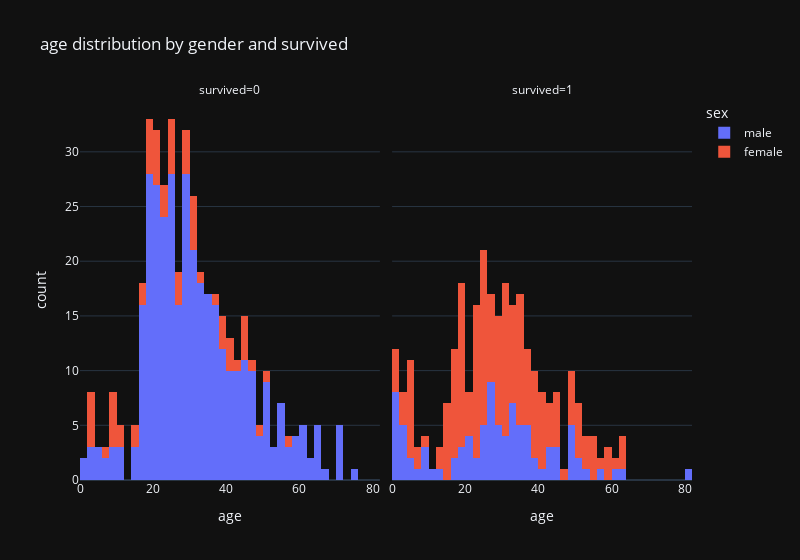

Notebook cell for this chart:
### Code cell
px.histogram(df, x='age',color='sex', facet_col='survived',
              title='age distribution by gender and survived',
              
              template='plotly_dark',width=800)

### Figure 1 — Plotly figure (JSON) as saved in the notebook; plotly's stock layout.template omitted (floating-point values rounded to 4 significant figures; data arrays with more than 128 entries replaced by an {"elided": "..."} marker saying what was removed)
{"data": [{"bingroup": "x", "hovertemplate": "sex=male<br>survived=0<br>age=%{x}<br>count=%{y}<extra></extra>", "legendgroup": "male", "marker": {"color": "#636efa", "pattern": {"shape": ""}}, "name": "male", "orientation": "v", "showlegend": true, "type": "histogram", "x": {"elided": "468 float values"}, "xaxis": "x", "yaxis": "y"}, {"bingroup": "x", "hovertemplate": "sex=male<br>survived=1<br>age=%{x}<br>count=%{y}<extra></extra>", "legendgroup": "male", "marker": {"color": "#636efa", "pattern": {"shape": ""}}, "name": "male", "orientation": "v", "showlegend": false, "type": "histogram", "x": [NaN, 34.0, 28.0, NaN, NaN, NaN, 32.0, 0.83, 29.0, 23.0, NaN, 12.0, 24.0, 27.0, 9.0, 1.0, 45.0, 3.0, 18.0, 26.0, 40.0, 16.0, 38.0, 19.0, 37.0, 3.0, 25.0, 25.0, 19.0, 30.0, 42.0, NaN, NaN, 0.92, 45.0, 2.0, 3.0, 25.0, 36.0, 21.0, 39.0, 3.0, 44.0, 32.0, 28.0, NaN, 4.0, 34.0, 52.0, 49.0, 29.0, 48.0, 25.0, 9.0, NaN, 26.0, 29.0, 36.0, 32.0, NaN, 8.0, 17.0, 22.0, 32.0, 62.0, 36.0, 32.0, 60.0, 49.0, 35.0, 27.0, 42.0, 20.0, 80.0, 32.0, NaN, 48.0, 56.0, 50.0, 20.0, 31.0, 36.0, 27.0, 31.0, NaN, 35.0, 42.0, NaN, 48.0, 27.0, 35.0, NaN, 31.0, 6.0, 0.67, 20.0, 1.0, 11.0, 0.42, 27.0, 27.0, 1.0, NaN, 0.83, 32.0, NaN, 51.0, 4.0, 26.0], "xaxis": "x2", "yaxis": "y2"}, {"bingroup": "x", "hovertemplate": "sex=female<br>survived=0<br>age=%{x}<br>count=%{y}<extra></extra>", "legendgroup": "female", "marker": {"color": "#EF553B", "pattern": {"shape": ""}}, "name": "female", "orientation": "v", "showlegend": true, "type": "histogram", "x": [14.0, 31.0, 8.0, 18.0, 40.0, 27.0, 18.0, 16.0, 28.0, 14.5, 20.0, 17.0, 2.0, 47.0, NaN, 9.0, 45.0, 50.0, NaN, 24.0, 2.0, NaN, NaN, NaN, 25.0, 29.0, 41.0, NaN, 45.0, 24.0, 2.0, 26.0, 38.0, 45.0, 3.0, 31.0, 21.0, 20.0, NaN, NaN, 10.0, 28.0, 21.0, 22.0, NaN, 25.0, 21.0, NaN, 37.0, 30.0, 9.0, 11.0, NaN, 29.0, NaN, NaN, 39.0, 26.0, 9.0, 41.0, 2.0, 18.0, 32.0, 43.0, NaN, 18.0, 25.0, 48.0, 30.5, 57.0, NaN, 30.0, 18.0, 6.0, 23.0, 9.0, 44.0, NaN, 22.0, 39.0, NaN], "xaxis": "x", "yaxis": "y"}, {"bingroup": "x", "hovertemplate": "sex=female<br>survived=1<br>age=%{x}<br>count=%{y}<extra></extra>", "legendgroup": "female", "marker": {"color": "#EF553B", "pattern": {"shape": ""}}, "name": "female", "orientation": "v", "showlegend": false, "type": "histogram", "x": {"elided": "233 float values"}, "xaxis": "x2", "yaxis": "y2"}], "layout": {"annotations": [{"font": {}, "showarrow": false, "text": "survived=0", "x": 0.245, "xanchor": "center", "xref": "paper", "y": 1, "yanchor": "bottom", "yref": "paper"}, {"font": {}, "showarrow": false, "text": "survived=1", "x": 0.755, "xanchor": "center", "xref": "paper", "y": 1, "yanchor": "bottom", "yref": "paper"}], "barmode": "relative", "legend": {"title": {"text": "sex"}, "tracegroupgap": 0}, "title": {"text": "age distribution by gender and survived"}, "width": 800, "xaxis": {"anchor": "y", "domain": [0, 0.49], "title": {"text": "age"}}, "xaxis2": {"anchor": "y2", "domain": [0.51, 1], "matches": "x", "title": {"text": "age"}}, "yaxis": {"anchor": "x", "domain": [0, 1], "title": {"text": "count"}}, "yaxis2": {"anchor": "x2", "domain": [0, 1], "matches": "y", "showticklabels": false}}}
